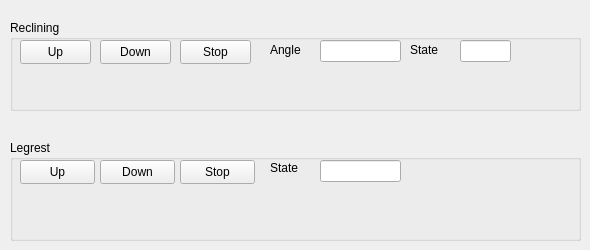
                 <widget class="QWidget" name="tab_reclining">
                  <attribute name="title">
                   <string>Reclining/Legrest</string>
                  </attribute>
                  <widget class="QGroupBox" name="groupBox_5">
                   <property name="geometry">
                    <rect>
                     <x>10</x>
                     <y>20</y>
                     <width>571</width>
                     <height>91</height>
                    </rect>
                   </property>
                   <property name="title">
                    <string>Reclining</string>
                   </property>
                   <widget class="QPushButton" name="btn_reclining_up">
                    <property name="geometry">
                     <rect>
                      <x>10</x>
                      <y>20</y>
                      <width>71</width>
                      <height>24</height>
                     </rect>
                    </property>
                    <property name="text">
                     <string>Up</string>
                    </property>
                   </widget>
                   <widget class="QLabel" name="label_14">
                    <property name="geometry">
                     <rect>
                      <x>260</x>
                      <y>20</y>
                      <width>50</width>
                      <height>20</height>
                     </rect>
                    </property>
                    <property name="text">
                     <string>Angle</string>
                    </property>
                   </widget>
                   <widget class="QLineEdit" name="lineEdit_reclining_get_angle">
                    <property name="geometry">
                     <rect>
                      <x>310</x>
                      <y>20</y>
                      <width>81</width>
                      <height>22</height>
                     </rect>
                    </property>
                   </widget>
                   <widget class="QPushButton" name="btn_reclining_down">
                    <property name="geometry">
                     <rect>
                      <x>90</x>
                      <y>20</y>
                      <width>71</width>
                      <height>24</height>
                     </rect>
                    </property>
                    <property name="text">
                     <string>Down</string>
                    </property>
                   </widget>
                   <widget class="QPushButton" name="btn_reclining_stop">
                    <property name="geometry">
                     <rect>
                      <x>170</x>
                      <y>20</y>
                      <width>71</width>
                      <height>24</height>
                     </rect>
                    </property>
                    <property name="text">
                     <string>Stop</string>
                    </property>
                   </widget>
                   <widget class="QLineEdit" name="lineEdit_reclining_get_state">
                    <property name="geometry">
                     <rect>
                      <x>450</x>
                      <y>20</y>
                      <width>51</width>
                      <height>22</height>
                     </rect>
                    </property>
                   </widget>
                   <widget class="QLabel" name="label_15">
                    <property name="geometry">
                     <rect>
                      <x>400</x>
                      <y>20</y>
                      <width>50</width>
                      <height>20</height>
                     </rect>
                    </property>
                    <property name="text">
                     <string>State</string>
                    </property>
                   </widget>
                  </widget>
                  <widget class="QGroupBox" name="groupBox_6">
                   <property name="geometry">
                    <rect>
                     <x>10</x>
                     <y>140</y>
                     <width>571</width>
                     <height>101</height>
                    </rect>
                   </property>
                   <property name="title">
                    <string>Legrest</string>
                   </property>
                   <widget class="QPushButton" name="btn_legrest_up">
                    <property name="geometry">
                     <rect>
                      <x>10</x>
                      <y>20</y>
                      <width>75</width>
                      <height>24</height>
                     </rect>
                    </property>
                    <property name="text">
                     <string>Up</string>
                    </property>
                   </widget>
                   <widget class="QPushButton" name="btn_legrest_down">
                    <property name="geometry">
                     <rect>
                      <x>90</x>
                      <y>20</y>
                      <width>75</width>
                      <height>24</height>
                     </rect>
                    </property>
                    <property name="text">
                     <string>Down</string>
                    </property>
                   </widget>
                   <widget class="QPushButton" name="btn_legrest_stop">
                    <property name="geometry">
                     <rect>
                      <x>170</x>
                      <y>20</y>
                      <width>75</width>
                      <height>24</height>
                     </rect>
                    </property>
                    <property name="text">
                     <string>Stop</string>
                    </property>
                   </widget>
                   <widget class="QLineEdit" name="lineEdit_legrest_state">
                    <property name="geometry">
                     <rect>
                      <x>310</x>
                      <y>20</y>
                      <width>81</width>
                      <height>22</height>
                     </rect>
                    </property>
                   </widget>
                   <widget class="QLabel" name="label_16">
                    <property name="geometry">
                     <rect>
                      <x>260</x>
                      <y>20</y>
                      <width>50</width>
                      <height>16</height>
                     </rect>
                    </property>
                    <property name="text">
                     <string>State</string>
                    </property>
                   </widget>
                  </widget>
                 </widget>
